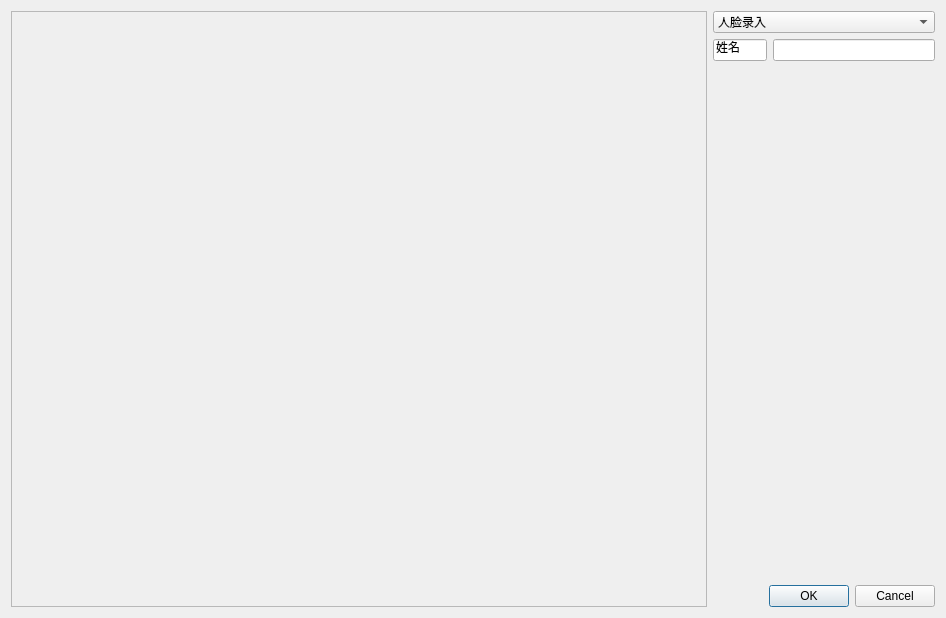
<?xml version="1.0" encoding="UTF-8"?>
<ui version="4.0">
 <class>FaceDetectSetting</class>
 <widget class="QDialog" name="FaceDetectSetting">
  <property name="geometry">
   <rect>
    <x>0</x>
    <y>0</y>
    <width>946</width>
    <height>618</height>
   </rect>
  </property>
  <property name="windowTitle">
   <string>Dialog</string>
  </property>
  <layout class="QGridLayout" name="gridLayout">
   <item row="0" column="0">
    <layout class="QHBoxLayout" name="horizontalLayout_2" stretch="1,0">
     <item>
      <widget class="QFrame" name="frame">
       <property name="frameShape">
        <enum>QFrame::StyledPanel</enum>
       </property>
       <property name="frameShadow">
        <enum>QFrame::Raised</enum>
       </property>
       <layout class="QHBoxLayout" name="horizontalLayout_4"/>
      </widget>
     </item>
     <item>
      <layout class="QVBoxLayout" name="verticalLayout">
       <item>
        <layout class="QVBoxLayout" name="verticalLayout_2">
         <item>
          <widget class="QComboBox" name="ToolType">
           <item>
            <property name="text">
             <string>人脸录入</string>
            </property>
           </item>
           <item>
            <property name="text">
             <string>人脸识别</string>
            </property>
           </item>
          </widget>
         </item>
         <item>
          <layout class="QHBoxLayout" name="horizontalLayout" stretch="1,3">
           <item>
            <widget class="QLineEdit" name="lineEdit_2">
             <property name="text">
              <string>姓名</string>
             </property>
            </widget>
           </item>
           <item>
            <widget class="QLineEdit" name="lineEdit"/>
           </item>
          </layout>
         </item>
         <item>
          <spacer name="verticalSpacer">
           <property name="orientation">
            <enum>Qt::Vertical</enum>
           </property>
           <property name="sizeHint" stdset="0">
            <size>
             <width>20</width>
             <height>40</height>
            </size>
           </property>
          </spacer>
         </item>
         <item>
          <widget class="QDialogButtonBox" name="buttonBox">
           <property name="standardButtons">
            <set>QDialogButtonBox::Cancel|QDialogButtonBox::Ok</set>
           </property>
          </widget>
         </item>
        </layout>
       </item>
      </layout>
     </item>
    </layout>
   </item>
  </layout>
 </widget>
 <resources/>
 <connections/>
</ui>
